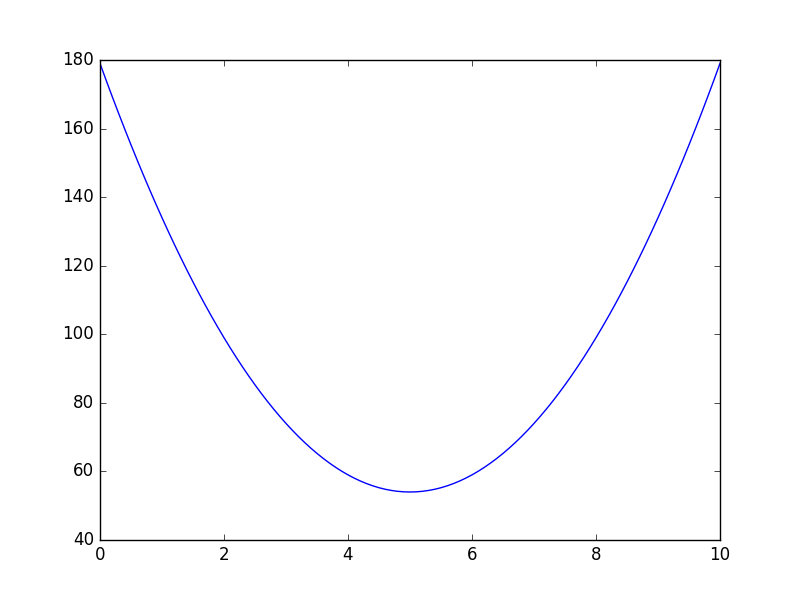

Source code (Python):
import numpy as np
import matplotlib.pyplot as plt

nums = [2, 7, 1, 5, 10] # 5 numbers
can = [x/10.0 for x in range(101)] # 100 numbers

fig = plt.figure()

ys = []
xs = []
for i in can:
    new = 0
    for j in nums:
        new += (j - i)**2
    ys.append(new)
    xs.append(i)

plt.plot(xs, ys)

fig.savefig('foo.png')
